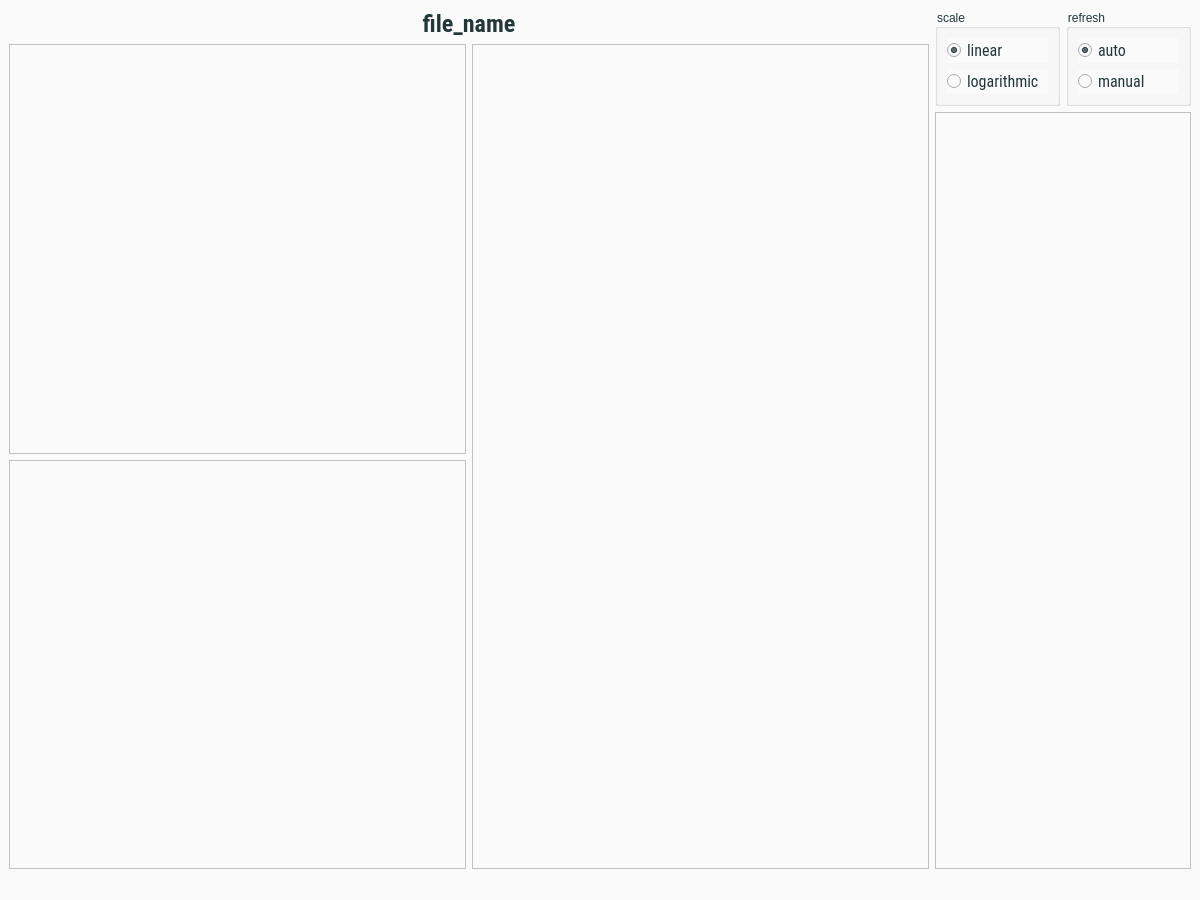
<?xml version="1.0" encoding="UTF-8"?>
<ui version="4.0">
 <class>MainWindow</class>
 <widget class="QMainWindow" name="MainWindow">
  <property name="geometry">
   <rect>
    <x>0</x>
    <y>0</y>
    <width>1200</width>
    <height>900</height>
   </rect>
  </property>
  <property name="windowTitle">
   <string>Schottky Spectroscopy Data Viewer</string>
  </property>
  <property name="styleSheet">
   <string notr="true">color: rgb(35, 55, 59);
background-color: rgb(250, 250, 250);</string>
  </property>
  <widget class="QWidget" name="centralwidget">
   <layout class="QHBoxLayout" name="horizontalLayout_3">
    <item>
     <layout class="QVBoxLayout" name="verticalLayout_2">
      <item>
       <widget class="QLabel" name="lFileName">
        <property name="font">
         <font>
          <family>Roboto Condensed</family>
          <pointsize>18</pointsize>
          <weight>75</weight>
          <bold>true</bold>
         </font>
        </property>
        <property name="text">
         <string>file_name</string>
        </property>
        <property name="alignment">
         <set>Qt::AlignCenter</set>
        </property>
       </widget>
      </item>
      <item>
       <layout class="QHBoxLayout" name="horizontalLayout">
        <item>
         <layout class="QVBoxLayout" name="verticalLayout">
          <item>
           <widget class="GraphicsLayoutWidget" name="gTimeSeries"/>
          </item>
          <item>
           <widget class="PlotWidget" name="gSpectrum">
            <property name="cursor" stdset="0">
             <cursorShape>CrossCursor</cursorShape>
            </property>
           </widget>
          </item>
         </layout>
        </item>
        <item>
         <widget class="PlotWidget" name="gSpectrogram"/>
        </item>
       </layout>
      </item>
     </layout>
    </item>
    <item>
     <layout class="QVBoxLayout" name="verticalLayout_5">
      <item>
       <layout class="QHBoxLayout" name="horizontalLayout_2">
        <item>
         <widget class="QGroupBox" name="groupBox">
          <property name="title">
           <string>scale</string>
          </property>
          <layout class="QVBoxLayout" name="verticalLayout_3">
           <item>
            <widget class="QRadioButton" name="rLin">
             <property name="font">
              <font>
               <family>Roboto Condensed</family>
               <pointsize>12</pointsize>
              </font>
             </property>
             <property name="text">
              <string>linear</string>
             </property>
             <property name="checked">
              <bool>true</bool>
             </property>
            </widget>
           </item>
           <item>
            <widget class="QRadioButton" name="rLog">
             <property name="font">
              <font>
               <family>Roboto Condensed</family>
               <pointsize>12</pointsize>
              </font>
             </property>
             <property name="text">
              <string>logarithmic</string>
             </property>
            </widget>
           </item>
          </layout>
         </widget>
        </item>
        <item>
         <widget class="QGroupBox" name="groupBox_2">
          <property name="title">
           <string>refresh</string>
          </property>
          <layout class="QVBoxLayout" name="verticalLayout_4">
           <item>
            <widget class="QRadioButton" name="rAuto">
             <property name="font">
              <font>
               <family>Roboto Condensed</family>
               <pointsize>12</pointsize>
              </font>
             </property>
             <property name="text">
              <string>auto</string>
             </property>
             <property name="checked">
              <bool>true</bool>
             </property>
            </widget>
           </item>
           <item>
            <widget class="QRadioButton" name="rManual">
             <property name="font">
              <font>
               <family>Roboto Condensed</family>
               <pointsize>12</pointsize>
              </font>
             </property>
             <property name="text">
              <string>manual</string>
             </property>
            </widget>
           </item>
          </layout>
         </widget>
        </item>
       </layout>
      </item>
      <item>
       <widget class="QListView" name="vFileList">
        <property name="sizePolicy">
         <sizepolicy hsizetype="Fixed" vsizetype="Expanding">
          <horstretch>0</horstretch>
          <verstretch>0</verstretch>
         </sizepolicy>
        </property>
        <property name="font">
         <font>
          <family>Roboto Condensed</family>
          <pointsize>12</pointsize>
         </font>
        </property>
        <property name="editTriggers">
         <set>QAbstractItemView::NoEditTriggers</set>
        </property>
        <property name="alternatingRowColors">
         <bool>true</bool>
        </property>
       </widget>
      </item>
     </layout>
    </item>
   </layout>
  </widget>
  <widget class="QMenuBar" name="menubar">
   <property name="geometry">
    <rect>
     <x>0</x>
     <y>0</y>
     <width>1200</width>
     <height>21</height>
    </rect>
   </property>
  </widget>
  <widget class="QStatusBar" name="statusbar">
   <property name="sizePolicy">
    <sizepolicy hsizetype="MinimumExpanding" vsizetype="Minimum">
     <horstretch>0</horstretch>
     <verstretch>0</verstretch>
    </sizepolicy>
   </property>
  </widget>
 </widget>
 <customwidgets>
  <customwidget>
   <class>PlotWidget</class>
   <extends>QGraphicsView</extends>
   <header>pyqtgraph</header>
  </customwidget>
  <customwidget>
   <class>GraphicsLayoutWidget</class>
   <extends>QGraphicsView</extends>
   <header>pyqtgraph</header>
  </customwidget>
 </customwidgets>
 <resources/>
 <connections/>
</ui>
